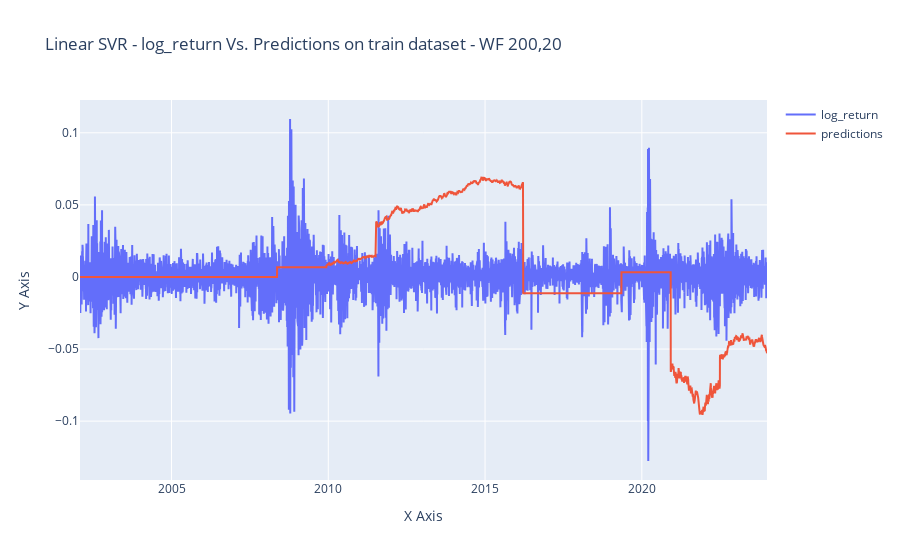

This figure's notebook cell:
### Code cell
# Assuming df is your DataFrame containing the data
# Replace 'feature1' and 'feature2' with the names of the features you want to plot
feature1 = 'log_return'
feature2 = 'predictions'

# Create line plot
fig = go.Figure(data=go.Scatter(
    x=scaled_df.index,  # Assuming the index represents x-axis values
    y=scaled_df[feature1],
    mode='lines',
    name=feature1
))

# Add another line plot for the second feature
fig.add_trace(go.Scatter(
    x=scaled_df.index,  # Assuming the index represents x-axis values
    y=scaled_df[feature2],
    mode='lines',
    name=feature2
))

# Customize layout
fig.update_layout(
    title='Linear SVR - log_return Vs. Predictions on train dataset - WF 200,20',
    xaxis=dict(title='X Axis'),  # Customize x-axis label
    yaxis=dict(title='Y Axis'),  # Customize y-axis label
    hovermode='closest'
)

# Show plot
fig.show()

### Figure 1 — Plotly figure (JSON) as saved in the notebook; plotly's stock layout.template omitted (floating-point values rounded to 4 significant figures; data arrays with more than 128 entries replaced by an {"elided": "..."} marker saying what was removed)
{"data": [{"mode": "lines", "name": "log_return", "type": "scatter", "x": {"elided": "5517 str values"}, "y": {"elided": "5517 float values"}}, {"mode": "lines", "name": "predictions", "type": "scatter", "x": {"elided": "5517 str values"}, "y": {"elided": "5517 float values"}}], "layout": {"hovermode": "closest", "title": {"text": "Linear SVR - log_return Vs. Predictions on train dataset - WF 200,20"}, "xaxis": {"title": {"text": "X Axis"}}, "yaxis": {"title": {"text": "Y Axis"}}}}
